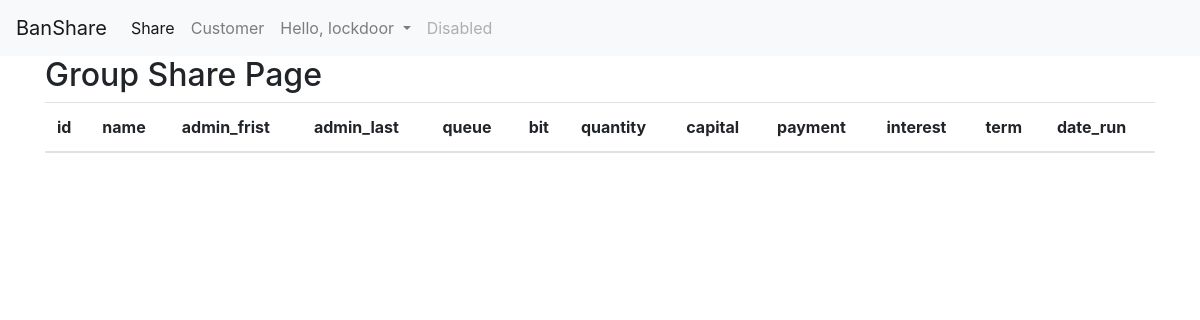
Before: /shareGroup/ (signed in) with the older database file.
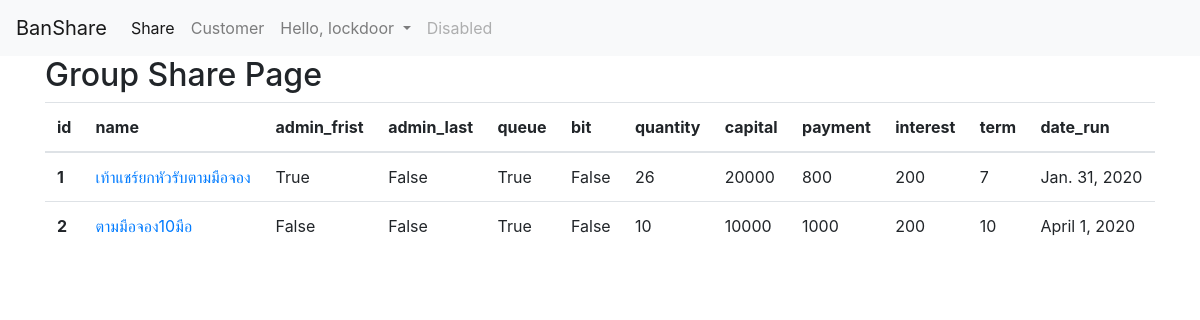
After: the same page with the newer database file.
### share/models.py (models this page shows, shortened)
class Share_groups(models.Model):
    name = models.CharField(max_length=30)
    admin_frist = models.BooleanField(default=True, help_text='เท้าแชร์ยกหัว')
    admin_last = models.BooleanField(default=True, help_text='เท้าแชร์หักค้ำท้าย')
    queue = models.BooleanField(default=True, help_text='รับตามมือจอง')
    fix_rate = models.BooleanField(default=True, help_text='ฟิกเรต')
    bit = models.BooleanField(default=True, help_text='บิท')
    quantity = models.IntegerField(help_text='จำนวนมือ')
    capital = models.IntegerField(help_text='เงินต้น', blank=True , null=True)
    payment = models.IntegerField(help_text='ส่งงวดละ', blank=True , null=True)
    interest = models.IntegerField(help_text='ดอกต่องวด', blank=True , null=True)
    term = models.IntegerField(help_text='จำนวนวันที่ส่งต่องวด', blank=True , null=True)
    date_run = models.DateField(help_text='วันที่เริ่มวง')

### share/views.py (the view)
# urls.py: path('shareGroup/', views.shareGroup, name='shareGroup'),
@login_required(login_url='share:loginForm')
def shareGroup(request):
    shares = Share_groups.objects.all()
    return render(request, 'share/shareGroup.html', {'shares': shares})

### share/templates/share/shareGroup.html
{% extends 'share/nav.html' %}
{% block content %}
  <h2>Group Share Page</h2>
  <table class="table table-hover">
    <thead>
      <tr>
        <th scope="col">id</th>
        <th scope="col">name</th>
        <th scope="col">admin_frist</th>
        <th scope="col">admin_last</th>
        <th scope="col">queue</th>
        <th scope="col">bit</th>
        <th scope="col">quantity</th>
        <th scope="col">capital</th>
        <th scope="col">payment</th>
        <th scope="col">interest</th>
        <th scope="col">term</th>
        <th scope="col">date_run</th>
      </tr>
    </thead>
    <tbody>
      {% for share in shares %}
      <tr>
        <th scope="row">{{share.id}}</th>
        <td><a href="{% url 'share:shareDetail' share.id %}">{{share.name}}</a></td>
        <td>{{share.admin_frist}}</td>
        <td>{{share.admin_last}}</td>
        <td>{{share.queue}}</td>
        <td>{{share.bit}}</td>
        <td>{{share.quantity}}</td>
        <td>{{share.capital}}</td>
        <td>{{share.payment}}</td>
        <td>{{share.interest}}</td>
        <td>{{share.term}}</td>
        <td>{{share.date_run}}</td>
      </tr>
      {% endfor %}
{% endblock %}

Changed rows visible on the page:
added Share_groups: id "1", name "เท้าแชร์ยกหัวรับตามมือจอง", admin_frist "True", admin_last "False", queue "True", bit "False", quantity "26", capital "20000", payment "800", interest "200", term "7", date_run "Jan. 31, 2020"
added Share_groups: id "2", name "ตามมือจอง10มือ", admin_frist "False", admin_last "False", queue "True", bit "False", quantity "10", capital "10000", payment "1000", interest "200", term "10", date_run "April 1, 2020"
